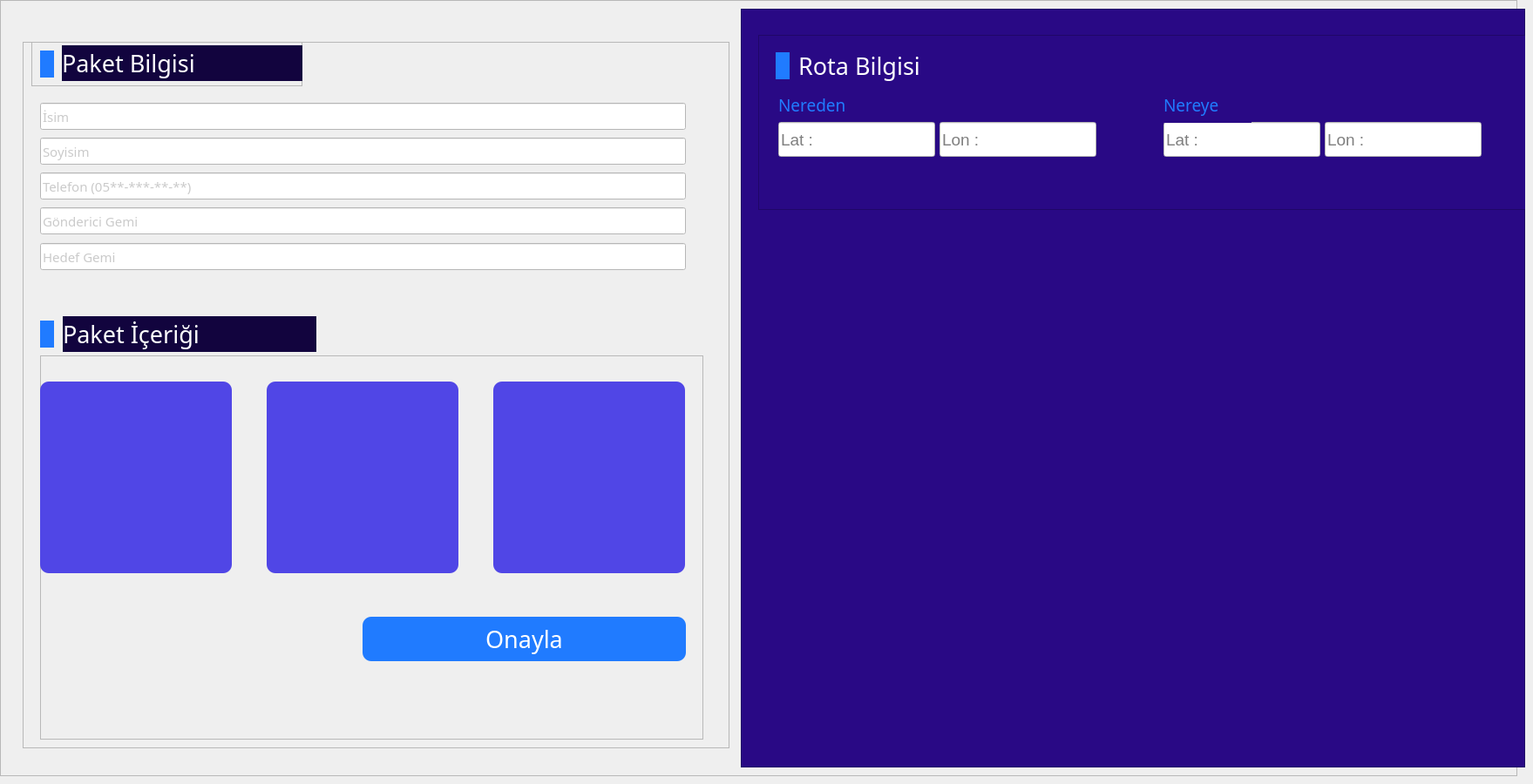
      <widget class="QWidget" name="page_package">
       <property name="styleSheet">
        <string notr="true"/>
       </property>
       <widget class="QFrame" name="leftFrame">
        <property name="geometry">
         <rect>
          <x>0</x>
          <y>0</y>
          <width>1741</width>
          <height>891</height>
         </rect>
        </property>
        <property name="sizePolicy">
         <sizepolicy hsizetype="Preferred" vsizetype="Preferred">
          <horstretch>0</horstretch>
          <verstretch>0</verstretch>
         </sizepolicy>
        </property>
        <property name="minimumSize">
         <size>
          <width>400</width>
          <height>50</height>
         </size>
        </property>
        <property name="maximumSize">
         <size>
          <width>16777215</width>
          <height>900</height>
         </size>
        </property>
        <property name="frameShape">
         <enum>QFrame::StyledPanel</enum>
        </property>
        <property name="frameShadow">
         <enum>QFrame::Raised</enum>
        </property>
        <widget class="QFrame" name="titleFrame">
         <property name="geometry">
          <rect>
           <x>26</x>
           <y>48</y>
           <width>811</width>
           <height>811</height>
          </rect>
         </property>
         <property name="sizePolicy">
          <sizepolicy hsizetype="Expanding" vsizetype="Preferred">
           <horstretch>0</horstretch>
           <verstretch>0</verstretch>
          </sizepolicy>
         </property>
         <property name="minimumSize">
          <size>
           <width>0</width>
           <height>0</height>
          </size>
         </property>
         <property name="maximumSize">
          <size>
           <width>999</width>
           <height>999</height>
          </size>
         </property>
         <property name="inputMethodHints">
          <set>Qt::ImhNone</set>
         </property>
         <property name="frameShape">
          <enum>QFrame::StyledPanel</enum>
         </property>
         <property name="frameShadow">
          <enum>QFrame::Raised</enum>
         </property>
         <widget class="QWidget" name="widget_3" native="true">
          <property name="geometry">
           <rect>
            <x>10</x>
            <y>40</y>
            <width>751</width>
            <height>231</height>
           </rect>
          </property>
          <property name="sizePolicy">
           <sizepolicy hsizetype="Expanding" vsizetype="Expanding">
            <horstretch>0</horstretch>
            <verstretch>0</verstretch>
           </sizepolicy>
          </property>
          <property name="maximumSize">
           <size>
            <width>999</width>
            <height>999</height>
           </size>
          </property>
          <property name="styleSheet">
           <string notr="true">#QWidget{
background-color: rgb(32,123,255);
}</string>
          </property>
          <widget class="QLineEdit" name="textisim">
           <property name="geometry">
            <rect>
             <x>10</x>
             <y>30</y>
             <width>741</width>
             <height>31</height>
            </rect>
           </property>
           <property name="font">
            <font>
             <family>Favela-Medium</family>
             <pointsize>11</pointsize>
            </font>
           </property>
           <property name="styleSheet">
            <string notr="true">background-color:rgb(255, 255, 255);
color:rgb(150,150,150);</string>
           </property>
           <property name="maxLength">
            <number>20</number>
           </property>
           <property name="placeholderText">
            <string>İsim</string>
           </property>
          </widget>
          <widget class="QLineEdit" name="textSoyad">
           <property name="geometry">
            <rect>
             <x>10</x>
             <y>70</y>
             <width>741</width>
             <height>31</height>
            </rect>
           </property>
           <property name="font">
            <font>
             <family>Favela-Medium</family>
             <pointsize>11</pointsize>
            </font>
           </property>
           <property name="styleSheet">
            <string notr="true">background-color: rgb(255,255,255);
color:rgb(150,150,150);</string>
           </property>
           <property name="maxLength">
            <number>20</number>
           </property>
           <property name="placeholderText">
            <string>Soyisim</string>
           </property>
          </widget>
          <widget class="QLineEdit" name="textTelefon">
           <property name="geometry">
            <rect>
             <x>10</x>
             <y>110</y>
             <width>741</width>
             <height>31</height>
            </rect>
           </property>
           <property name="font">
            <font>
             <family>Favela-Medium</family>
             <pointsize>11</pointsize>
            </font>
           </property>
           <property name="styleSheet">
            <string notr="true">background-color: rgb(255, 255, 255);
color:rgb(150,150,150);</string>
           </property>
           <property name="maxLength">
            <number>11</number>
           </property>
           <property name="frame">
            <bool>true</bool>
           </property>
           <property name="placeholderText">
            <string>Telefon (05**-***-**-**)</string>
           </property>
          </widget>
          <widget class="QLineEdit" name="textGondericiGemi">
           <property name="geometry">
            <rect>
             <x>10</x>
             <y>150</y>
             <width>741</width>
             <height>31</height>
            </rect>
           </property>
           <property name="font">
            <font>
             <family>Favela-Medium</family>
             <pointsize>11</pointsize>
            </font>
           </property>
           <property name="styleSheet">
            <string notr="true">background-color: rgb(255, 255, 255);
color:rgb(150,150,150);</string>
           </property>
           <property name="text">
            <string/>
           </property>
           <property name="maxLength">
            <number>20</number>
           </property>
           <property name="placeholderText">
            <string>Gönderici Gemi</string>
           </property>
          </widget>
          <widget class="QLineEdit" name="textHedefGemi">
           <property name="geometry">
            <rect>
             <x>10</x>
             <y>191</y>
             <width>741</width>
             <height>31</height>
            </rect>
           </property>
           <property name="font">
            <font>
             <family>Favela-Medium</family>
             <pointsize>11</pointsize>
            </font>
           </property>
           <property name="styleSheet">
            <string notr="true">background-color: rgb(255, 255, 255);
color:rgb(150,150,150);</string>
           </property>
           <property name="inputMethodHints">
            <set>Qt::ImhNone</set>
           </property>
           <property name="inputMask">
            <string/>
           </property>
           <property name="maxLength">
            <number>20</number>
           </property>
           <property name="frame">
            <bool>true</bool>
           </property>
           <property name="placeholderText">
            <string>Hedef Gemi</string>
           </property>
          </widget>
         </widget>
         <widget class="QFrame" name="frame_4">
          <property name="geometry">
           <rect>
            <x>10</x>
            <y>0</y>
            <width>311</width>
            <height>51</height>
           </rect>
          </property>
          <property name="minimumSize">
           <size>
            <width>200</width>
            <height>41</height>
           </size>
          </property>
          <property name="maximumSize">
           <size>
            <width>311</width>
            <height>80</height>
           </size>
          </property>
          <property name="frameShape">
           <enum>QFrame::StyledPanel</enum>
          </property>
          <property name="frameShadow">
           <enum>QFrame::Raised</enum>
          </property>
          <widget class="QLabel" name="labelPaketBilgisi">
           <property name="geometry">
            <rect>
             <x>35</x>
             <y>4</y>
             <width>281</width>
             <height>41</height>
            </rect>
           </property>
           <property name="font">
            <font>
             <family>Favela-Medium</family>
             <pointsize>20</pointsize>
             <weight>50</weight>
             <italic>false</italic>
             <bold>false</bold>
            </font>
           </property>
           <property name="styleSheet">
            <string notr="true">color: rgb(255, 255, 255);
background-color: rgb(18,4,62);</string>
           </property>
           <property name="text">
            <string>Paket Bilgisi</string>
           </property>
          </widget>
          <widget class="QLabel" name="labelPaketBilgiBack">
           <property name="geometry">
            <rect>
             <x>10</x>
             <y>10</y>
             <width>16</width>
             <height>31</height>
            </rect>
           </property>
           <property name="styleSheet">
            <string notr="true">background-color: rgb(32,123,255);</string>
           </property>
           <property name="text">
            <string/>
           </property>
          </widget>
          <zorder>labelPaketBilgiBack</zorder>
          <zorder>labelPaketBilgisi</zorder>
         </widget>
         <widget class="QLabel" name="labelPaketBilgisi_2">
          <property name="geometry">
           <rect>
            <x>46</x>
            <y>315</y>
            <width>291</width>
            <height>41</height>
           </rect>
          </property>
          <property name="font">
           <font>
            <family>Favela-Medium</family>
            <pointsize>20</pointsize>
           </font>
          </property>
          <property name="styleSheet">
           <string notr="true">color: rgb(255, 255, 255);
background-color: rgb(18,4,62);</string>
          </property>
          <property name="text">
           <string>Paket İçeriği</string>
          </property>
         </widget>
         <widget class="QFrame" name="frame_15">
          <property name="geometry">
           <rect>
            <x>20</x>
            <y>360</y>
            <width>761</width>
            <height>441</height>
           </rect>
          </property>
          <property name="sizePolicy">
           <sizepolicy hsizetype="Expanding" vsizetype="Expanding">
            <horstretch>0</horstretch>
            <verstretch>0</verstretch>
           </sizepolicy>
          </property>
          <property name="frameShape">
           <enum>QFrame::StyledPanel</enum>
          </property>
          <property name="frameShadow">
           <enum>QFrame::Raised</enum>
          </property>
          <widget class="QPushButton" name="paketurun2">
           <property name="geometry">
            <rect>
             <x>0</x>
             <y>30</y>
             <width>220</width>
             <height>220</height>
            </rect>
           </property>
           <property name="maximumSize">
            <size>
             <width>220</width>
             <height>220</height>
            </size>
           </property>
           <property name="styleSheet">
            <string notr="true">QPushButton{
background-color:rgba(80, 70, 230,255);
border-radius:10px;
}
</string>
           </property>
           <property name="text">
            <string/>
           </property>
           <property name="flat">
            <bool>false</bool>
           </property>
          </widget>
          <widget class="QPushButton" name="paketurun1">
           <property name="geometry">
            <rect>
             <x>260</x>
             <y>30</y>
             <width>220</width>
             <height>220</height>
            </rect>
           </property>
           <property name="maximumSize">
            <size>
             <width>220</width>
             <height>220</height>
            </size>
           </property>
           <property name="styleSheet">
            <string notr="true">QPushButton{
background-color:rgba(80, 70, 230,255);
border-radius:10px;
}
</string>
           </property>
           <property name="text">
            <string/>
           </property>
           <property name="flat">
            <bool>false</bool>
           </property>
          </widget>
          <widget class="QPushButton" name="paketurun3">
           <property name="geometry">
            <rect>
             <x>520</x>
             <y>30</y>
             <width>220</width>
             <height>220</height>
            </rect>
           </property>
           <property name="maximumSize">
            <size>
             <width>220</width>
             <height>220</height>
            </size>
           </property>
           <property name="styleSheet">
            <string notr="true">QPushButton{
background-color:rgba(80, 70, 230,255);
border-radius:10px;
}</string>
           </property>
           <property name="text">
            <string/>
           </property>
           <property name="flat">
            <bool>false</bool>
           </property>
          </widget>
          <widget class="QPushButton" name="btnOnayla">
           <property name="geometry">
            <rect>
             <x>370</x>
             <y>300</y>
             <width>371</width>
             <height>51</height>
            </rect>
           </property>
           <property name="font">
            <font>
             <family>Favela-Medium</family>
             <pointsize>20</pointsize>
            </font>
           </property>
           <property name="styleSheet">
            <string notr="true">background-color: rgb(32, 123, 255);
color: rgb(255, 255, 255);
border-radius:10px;</string>
           </property>
           <property name="text">
            <string>Onayla</string>
           </property>
           <property name="autoRepeatDelay">
            <number>0</number>
           </property>
          </widget>
         </widget>
         <widget class="QLabel" name="labelPaketBilgiBack_2">
          <property name="geometry">
           <rect>
            <x>20</x>
            <y>320</y>
            <width>16</width>
            <height>31</height>
           </rect>
          </property>
          <property name="styleSheet">
           <string notr="true">background-color: rgb(32,123,255);</string>
          </property>
          <property name="text">
           <string/>
          </property>
         </widget>
        </widget>
       </widget>
       <widget class="QFrame" name="rightFrame">
        <property name="geometry">
         <rect>
          <x>850</x>
          <y>10</y>
          <width>900</width>
          <height>871</height>
         </rect>
        </property>
        <property name="sizePolicy">
         <sizepolicy hsizetype="Preferred" vsizetype="Preferred">
          <horstretch>0</horstretch>
          <verstretch>0</verstretch>
         </sizepolicy>
        </property>
        <property name="minimumSize">
         <size>
          <width>559</width>
          <height>521</height>
         </size>
        </property>
        <property name="maximumSize">
         <size>
          <width>900</width>
          <height>900</height>
         </size>
        </property>
        <property name="styleSheet">
         <string notr="true">QWidget{
background-color: rgb(41, 9, 133);
}</string>
        </property>
        <property name="frameShape">
         <enum>QFrame::StyledPanel</enum>
        </property>
        <property name="frameShadow">
         <enum>QFrame::Raised</enum>
        </property>
        <widget class="QFrame" name="frame">
         <property name="geometry">
          <rect>
           <x>20</x>
           <y>30</y>
           <width>881</width>
           <height>201</height>
          </rect>
         </property>
         <property name="minimumSize">
          <size>
           <width>552</width>
           <height>120</height>
          </size>
         </property>
         <property name="maximumSize">
          <size>
           <width>999</width>
           <height>999</height>
          </size>
         </property>
         <property name="frameShape">
          <enum>QFrame::StyledPanel</enum>
         </property>
         <property name="frameShadow">
          <enum>QFrame::Raised</enum>
         </property>
         <widget class="QLabel" name="labelPaketBilgiBack_3">
          <property name="geometry">
           <rect>
            <x>20</x>
            <y>20</y>
            <width>16</width>
            <height>31</height>
           </rect>
          </property>
          <property name="styleSheet">
           <string notr="true">background-color: rgb(32,123,255);</string>
          </property>
          <property name="text">
           <string/>
          </property>
         </widget>
         <widget class="QLabel" name="labelPaketBilgisi_3">
          <property name="geometry">
           <rect>
            <x>46</x>
            <y>15</y>
            <width>201</width>
            <height>41</height>
           </rect>
          </property>
          <property name="font">
           <font>
            <family>Favela-Medium</family>
            <pointsize>20</pointsize>
           </font>
          </property>
          <property name="styleSheet">
           <string notr="true">color: rgb(255, 255, 255);
background-color: rgb(41,9,133);</string>
          </property>
          <property name="text">
           <string>Rota Bilgisi</string>
          </property>
         </widget>
         <widget class="QLabel" name="label_9">
          <property name="geometry">
           <rect>
            <x>23</x>
            <y>60</y>
            <width>131</width>
            <height>41</height>
           </rect>
          </property>
          <property name="font">
           <font>
            <family>Favela-Medium</family>
            <pointsize>14</pointsize>
            <weight>50</weight>
            <italic>false</italic>
            <bold>false</bold>
           </font>
          </property>
          <property name="styleSheet">
           <string notr="true">background-color:rgb(41,9,133);
color:rgb(32,123,255);</string>
          </property>
          <property name="text">
           <string>Nereden</string>
          </property>
          <property name="textFormat">
           <enum>Qt::PlainText</enum>
          </property>
         </widget>
         <widget class="QPushButton" name="pushButton_13">
          <property name="geometry">
           <rect>
            <x>401</x>
            <y>105</y>
            <width>51</width>
            <height>28</height>
           </rect>
          </property>
          <property name="text">
           <string/>
          </property>
          <property name="icon">
           <iconset resource="icon.qrc">
            <normaloff>:/icon/images/icon/Katman 11.png</normaloff>
            <normalon>:/icon/images/icon/Katman 11.png</normalon>:/icon/images/icon/Katman 11.png</iconset>
          </property>
          <property name="iconSize">
           <size>
            <width>40</width>
            <height>40</height>
           </size>
          </property>
          <property name="flat">
           <bool>true</bool>
          </property>
         </widget>
         <widget class="QLineEdit" name="textNereden_lat">
          <property name="geometry">
           <rect>
            <x>23</x>
            <y>100</y>
            <width>180</width>
            <height>40</height>
           </rect>
          </property>
          <property name="font">
           <font>
            <pointsize>14</pointsize>
           </font>
          </property>
          <property name="styleSheet">
           <string notr="true">background-color:rgb(255, 255, 255);</string>
          </property>
          <property name="placeholderText">
           <string>Lat :</string>
          </property>
         </widget>
         <widget class="QLineEdit" name="textNereye_lat">
          <property name="geometry">
           <rect>
            <x>465</x>
            <y>100</y>
            <width>180</width>
            <height>40</height>
           </rect>
          </property>
          <property name="font">
           <font>
            <pointsize>14</pointsize>
           </font>
          </property>
          <property name="styleSheet">
           <string notr="true">background-color:rgb(255, 255, 255);</string>
          </property>
          <property name="placeholderText">
           <string>Lat :</string>
          </property>
         </widget>
         <widget class="QLabel" name="label_10">
          <property name="geometry">
           <rect>
            <x>465</x>
            <y>60</y>
            <width>101</width>
            <height>41</height>
           </rect>
          </property>
          <property name="font">
           <font>
            <family>Favela-Medium</family>
            <pointsize>14</pointsize>
           </font>
          </property>
          <property name="styleSheet">
           <string notr="true">background-color:rgb(41,9,133);
color:rgb(32,123,255);</string>
          </property>
          <property name="text">
           <string>Nereye</string>
          </property>
         </widget>
         <widget class="QLineEdit" name="textNereye_lon">
          <property name="geometry">
           <rect>
            <x>650</x>
            <y>100</y>
            <width>180</width>
            <height>40</height>
           </rect>
          </property>
          <property name="font">
           <font>
            <pointsize>14</pointsize>
           </font>
          </property>
          <property name="styleSheet">
           <string notr="true">background-color:rgb(255, 255, 255);</string>
          </property>
          <property name="placeholderText">
           <string>Lon :</string>
          </property>
         </widget>
         <widget class="QLineEdit" name="textNereden_lon">
          <property name="geometry">
           <rect>
            <x>208</x>
            <y>100</y>
            <width>180</width>
            <height>40</height>
           </rect>
          </property>
          <property name="font">
           <font>
            <pointsize>14</pointsize>
           </font>
          </property>
          <property name="styleSheet">
           <string notr="true">background-color:rgb(255, 255, 255);</string>
          </property>
          <property name="placeholderText">
           <string>Lon :</string>
          </property>
         </widget>
        </widget>
        <widget class="QWidget" name="mapwidget" native="true">
         <property name="geometry">
          <rect>
           <x>110</x>
           <y>280</y>
           <width>700</width>
           <height>500</height>
          </rect>
         </property>
         <property name="minimumSize">
          <size>
           <width>0</width>
           <height>0</height>
          </size>
         </property>
         <property name="maximumSize">
          <size>
           <width>811</width>
           <height>611</height>
          </size>
         </property>
        </widget>
       </widget>
      </widget>
